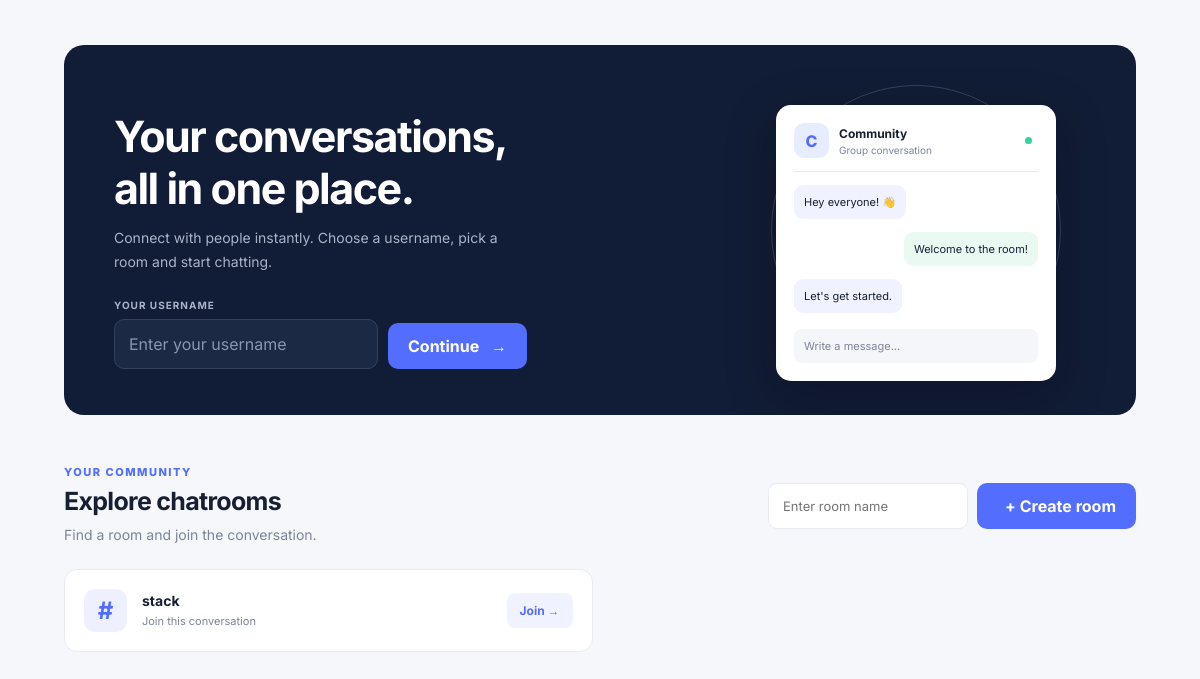
The app's page /, older data.
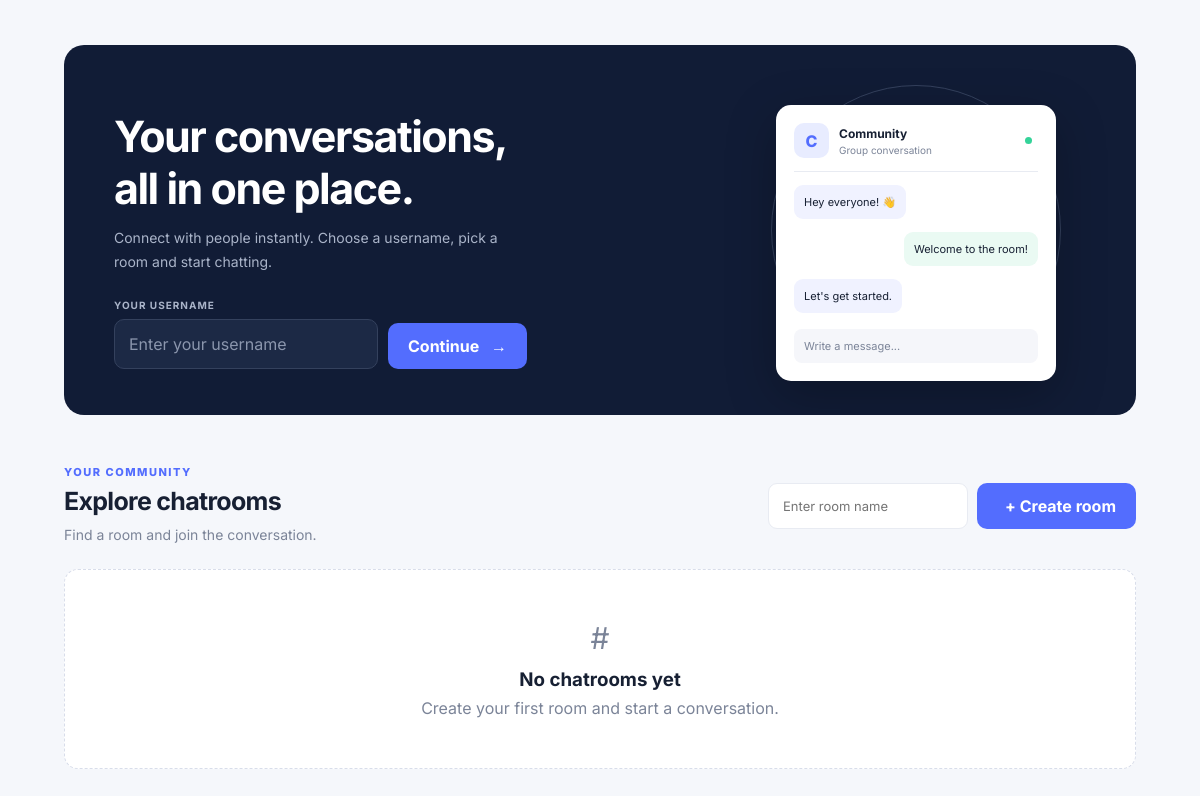
The same page, newer data.
### chat/models.py (models this page shows, shortened)
class ChatRoom(models.Model):
    name = models.CharField(max_length=100, unique=True)
    slug = models.SlugField(max_length=110, unique=True, editable=False)
    created_at = models.DateTimeField(auto_now_add=True)
    class Meta:
        ordering = ['name']

### chat/views.py (the view, shortened to what this page needs)
# urls.py: path('', views.home, name='home'),
def home(request):
    username = request.session.get('username', '')
    return render(request, 'chat/home.html', {'rooms': ChatRoom.objects.all(), 'username': username})

### chat/templates/chat/home.html (shortened to what this page needs)
{% extends 'chat/base.html' %}
{% load static %}
{% block content %}
<section class="welcome-card">
  <div class="welcome-content">
    <h1>Your conversations,<br>all in one place.</h1>
    <p class="muted">
      Connect with people instantly. Choose a username,
      pick a room and start chatting.
    </p>
    <form method="post" class="username-form">
      <div class="input-group">
        <label for="username-input">YOUR USERNAME</label>
        <input
          id="username-input"
          name="username"
          value="{{ username }}"
          maxlength="50"
          placeholder="Enter your username"
          autocomplete="nickname"
          required
        >
      </div>
      <button class="button" type="submit">
        Continue <span>→</span>
      </button>
    </form>
  </div>
  <div class="welcome-decoration">
    <div class="chat-preview">
      <div class="preview-header">
        <span class="preview-avatar">C</span>
        <div>
          <strong>Community</strong>
          <small>Group conversation</small>
        </div>
        <span class="preview-online"></span>
      </div>
      <div class="preview-message">Hey everyone! 👋</div>
      <div class="preview-message preview-reply">Welcome to the room!</div>
      <div class="preview-message">Let's get started.</div>
      <div class="preview-input">Write a message...</div>
    </div>
  </div>
</section>
<div class="dashboard-head">
  <div>
    <p class="eyebrow">YOUR COMMUNITY</p>
    <h2>Explore chatrooms</h2>
    <p class="muted">Find a room and join the conversation.</p>
  </div>
  <form class="create-room" method="post">
    <input
      name="name"
      maxlength="100"
      placeholder="Enter room name"
      required
    >
    <button class="button" type="submit">
      <span>+</span> Create room
    </button>
  </form>
</div>
<section class="room-grid">
  {% for room in rooms %}
    <form class="room-card" method="post">
      <div class="room-icon">#</div>
      <div class="room-info">
        <strong>{{ room.name }}</strong>
        <small>Join this conversation</small>
      </div>
      <button class="join-button" type="submit">
        Join <span>→</span>
      </button>
    </form>
  {% empty %}
    <div class="empty-state">
      <div class="empty-icon">#</div>
      <h3>No chatrooms yet</h3>
      <p>Create your first room and start a conversation.</p>
    </div>
  {% endfor %}
</section>
{% endblock %}

Row changes from the older to the newer data that the page shows:
removed ChatRoom: name "stack"
Text that changed along with them:
text now shown: "# No chatrooms yet Create your first room and start a conversation."
